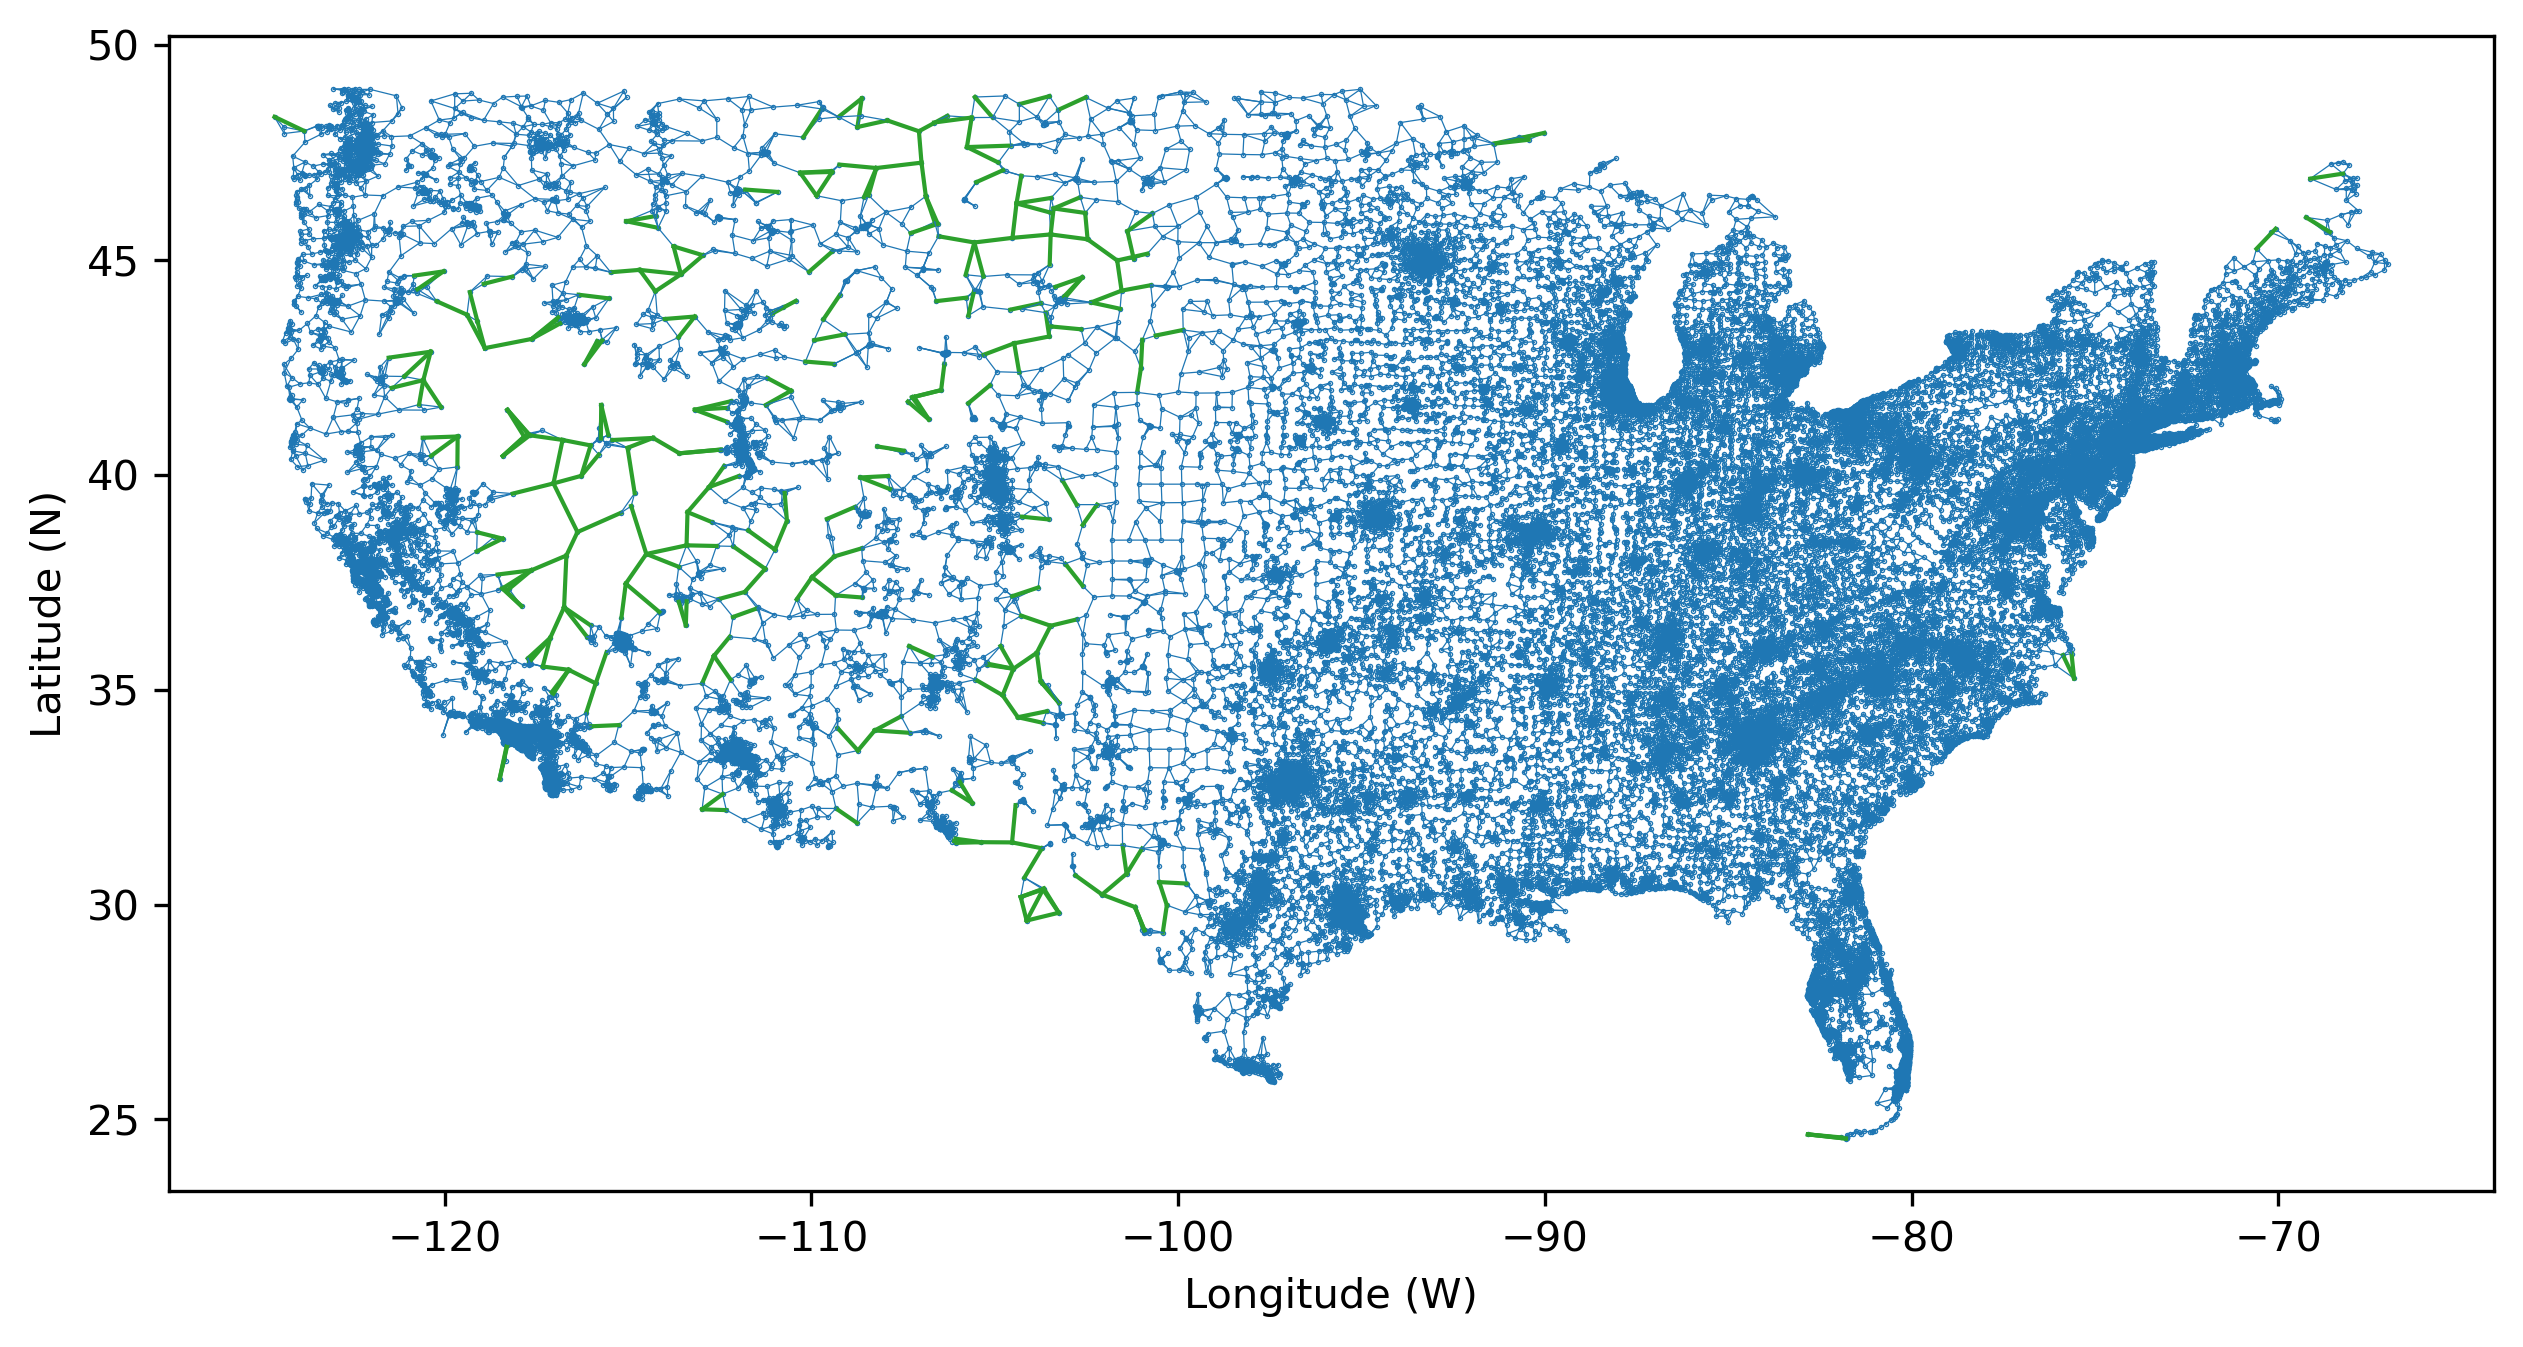

Reproduce this figure in Python.
import numpy as np
import csv
import matplotlib.pyplot as plt
import math
from graph_tool.all import *
import os
import graph_tool.all as gt
import random
import statistics

def distance(coor1,coor2):
    long1 = coor1[0]; lat1 = coor1[1]
    long2 = coor2[0]; lat2 = coor2[1]
    if lat1==lat2 and long1==long2:
        return 0
    else:
        return (math.acos(math.sin(math.radians(lat1))*math.sin(math.radians(lat2))+\
                     math.cos(math.radians(lat1))*math.cos(math.radians(lat2))*math.cos(math.radians(long2-long1)))*r)

r = 6371*1000

with open('../census_data/coors.csv', 'r') as csvfile:
    coors = list(csv.reader(csvfile))[0]
    coors = [[float(item.strip('[').strip(']').split(',')[0]), float(item.strip('[').strip(']').split(',')[1])] for item in coors]

with open('../census_data/popu.csv', 'r') as csvfile:
    population = list(csv.reader(csvfile))[0]
    population = [int(item) for item in population]

g = load_graph('../optical_fiber.gt.gz')
edge_distance = g.new_ep('double')
for e in g.edges():
    edge_distance[e] = distance(coors[int(e.source())], coors[int(e.target())])
    

plt.figure(figsize=(10,5))
plt.scatter([item[0] for item in coors], [item[1] for item in coors], s=0.1)
for e in g.edges():
    if edge_distance[e]<61.7*1e3:
        plt.plot([coors[int(e.source())][0],coors[int(e.target())][0]],[coors[int(e.source())][1],coors[int(e.target())][1]], color='tab:blue', linewidth=0.3)
    else:
        plt.plot([coors[int(e.source())][0],coors[int(e.target())][0]],[coors[int(e.source())][1],coors[int(e.target())][1]], color='tab:green', linewidth=1)
plt.xlabel('Longitude (W)'); plt.ylabel('Latitude (N)')
plt.savefig('./ground_network.png', dpi = 300, bbox_inches = 'tight')

